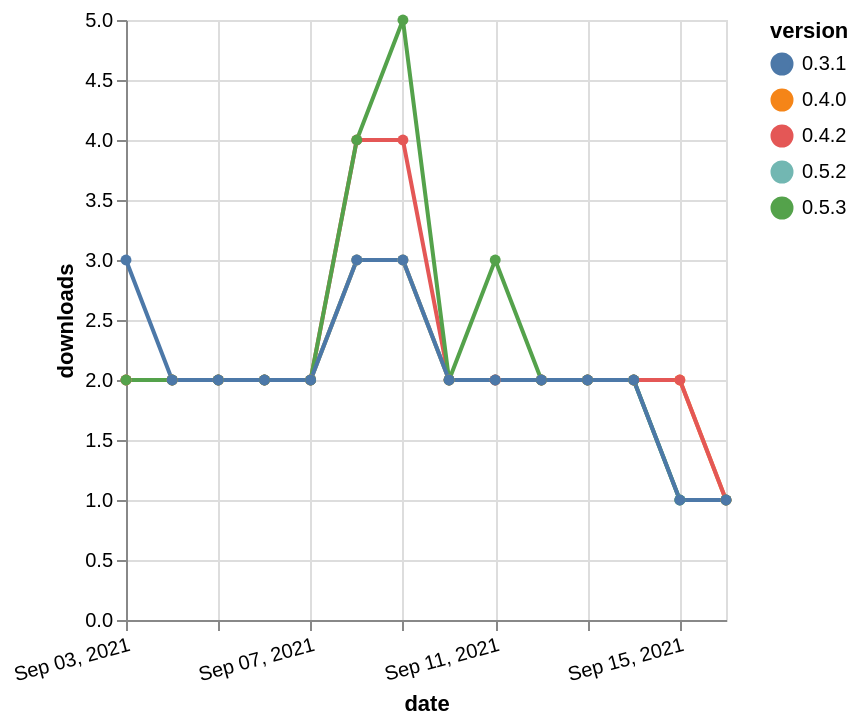

Express this chart as Vega-Lite.
### Vega-Lite specification from a JSON file in a GitHub repository (floating-point values rounded to 4 significant figures)
{"$schema": "https://vega.github.io/schema/vega-lite/v5.json", "description": "A simple bar chart with embedded data.", "data": {"values": [{"date": "2021-09-03", "total": 2522, "delta": 2, "version": "0.4.0"}, {"date": "2021-09-04", "total": 2524, "delta": 2, "version": "0.4.0"}, {"date": "2021-09-05", "total": 2526, "delta": 2, "version": "0.4.0"}, {"date": "2021-09-06", "total": 2528, "delta": 2, "version": "0.4.0"}, {"date": "2021-09-07", "total": 2530, "delta": 2, "version": "0.4.0"}, {"date": "2021-09-08", "total": 2533, "delta": 3, "version": "0.4.0"}, {"date": "2021-09-09", "total": 2536, "delta": 3, "version": "0.4.0"}, {"date": "2021-09-10", "total": 2538, "delta": 2, "version": "0.4.0"}, {"date": "2021-09-11", "total": 2540, "delta": 2, "version": "0.4.0"}, {"date": "2021-09-12", "total": 2542, "delta": 2, "version": "0.4.0"}, {"date": "2021-09-13", "total": 2544, "delta": 2, "version": "0.4.0"}, {"date": "2021-09-14", "total": 2546, "delta": 2, "version": "0.4.0"}, {"date": "2021-09-15", "total": 2548, "delta": 2, "version": "0.4.0"}, {"date": "2021-09-16", "total": 2549, "delta": 1, "version": "0.4.0"}, {"date": "2021-09-03", "total": 2505, "delta": 2, "version": "0.5.2"}, {"date": "2021-09-04", "total": 2507, "delta": 2, "version": "0.5.2"}, {"date": "2021-09-05", "total": 2509, "delta": 2, "version": "0.5.2"}, {"date": "2021-09-06", "total": 2511, "delta": 2, "version": "0.5.2"}, {"date": "2021-09-07", "total": 2513, "delta": 2, "version": "0.5.2"}, {"date": "2021-09-08", "total": 2516, "delta": 3, "version": "0.5.2"}, {"date": "2021-09-09", "total": 2519, "delta": 3, "version": "0.5.2"}, {"date": "2021-09-10", "total": 2521, "delta": 2, "version": "0.5.2"}, {"date": "2021-09-11", "total": 2523, "delta": 2, "version": "0.5.2"}, {"date": "2021-09-12", "total": 2525, "delta": 2, "version": "0.5.2"}, {"date": "2021-09-13", "total": 2527, "delta": 2, "version": "0.5.2"}, {"date": "2021-09-14", "total": 2529, "delta": 2, "version": "0.5.2"}, {"date": "2021-09-15", "total": 2530, "delta": 1, "version": "0.5.2"}, {"date": "2021-09-16", "total": 2531, "delta": 1, "version": "0.5.2"}, {"date": "2021-09-03", "total": 2984, "delta": 2, "version": "0.4.2"}, {"date": "2021-09-04", "total": 2986, "delta": 2, "version": "0.4.2"}, {"date": "2021-09-05", "total": 2988, "delta": 2, "version": "0.4.2"}, {"date": "2021-09-06", "total": 2990, "delta": 2, "version": "0.4.2"}, {"date": "2021-09-07", "total": 2992, "delta": 2, "version": "0.4.2"}, {"date": "2021-09-08", "total": 2996, "delta": 4, "version": "0.4.2"}, {"date": "2021-09-09", "total": 3000, "delta": 4, "version": "0.4.2"}, {"date": "2021-09-10", "total": 3002, "delta": 2, "version": "0.4.2"}, {"date": "2021-09-11", "total": 3004, "delta": 2, "version": "0.4.2"}, {"date": "2021-09-12", "total": 3006, "delta": 2, "version": "0.4.2"}, {"date": "2021-09-13", "total": 3008, "delta": 2, "version": "0.4.2"}, {"date": "2021-09-14", "total": 3010, "delta": 2, "version": "0.4.2"}, {"date": "2021-09-15", "total": 3012, "delta": 2, "version": "0.4.2"}, {"date": "2021-09-16", "total": 3013, "delta": 1, "version": "0.4.2"}, {"date": "2021-09-03", "total": 21911, "delta": 2, "version": "0.5.3"}, {"date": "2021-09-04", "total": 21913, "delta": 2, "version": "0.5.3"}, {"date": "2021-09-05", "total": 21915, "delta": 2, "version": "0.5.3"}, {"date": "2021-09-06", "total": 21917, "delta": 2, "version": "0.5.3"}, {"date": "2021-09-07", "total": 21919, "delta": 2, "version": "0.5.3"}, {"date": "2021-09-08", "total": 21923, "delta": 4, "version": "0.5.3"}, {"date": "2021-09-09", "total": 21928, "delta": 5, "version": "0.5.3"}, {"date": "2021-09-10", "total": 21930, "delta": 2, "version": "0.5.3"}, {"date": "2021-09-11", "total": 21933, "delta": 3, "version": "0.5.3"}, {"date": "2021-09-12", "total": 21935, "delta": 2, "version": "0.5.3"}, {"date": "2021-09-13", "total": 21937, "delta": 2, "version": "0.5.3"}, {"date": "2021-09-14", "total": 21939, "delta": 2, "version": "0.5.3"}, {"date": "2021-09-15", "total": 21940, "delta": 1, "version": "0.5.3"}, {"date": "2021-09-16", "total": 21941, "delta": 1, "version": "0.5.3"}, {"date": "2021-09-03", "total": 2529, "delta": 3, "version": "0.3.1"}, {"date": "2021-09-04", "total": 2531, "delta": 2, "version": "0.3.1"}, {"date": "2021-09-05", "total": 2533, "delta": 2, "version": "0.3.1"}, {"date": "2021-09-06", "total": 2535, "delta": 2, "version": "0.3.1"}, {"date": "2021-09-07", "total": 2537, "delta": 2, "version": "0.3.1"}, {"date": "2021-09-08", "total": 2540, "delta": 3, "version": "0.3.1"}, {"date": "2021-09-09", "total": 2543, "delta": 3, "version": "0.3.1"}, {"date": "2021-09-10", "total": 2545, "delta": 2, "version": "0.3.1"}, {"date": "2021-09-11", "total": 2547, "delta": 2, "version": "0.3.1"}, {"date": "2021-09-12", "total": 2549, "delta": 2, "version": "0.3.1"}, {"date": "2021-09-13", "total": 2551, "delta": 2, "version": "0.3.1"}, {"date": "2021-09-14", "total": 2553, "delta": 2, "version": "0.3.1"}, {"date": "2021-09-15", "total": 2554, "delta": 1, "version": "0.3.1"}, {"date": "2021-09-16", "total": 2555, "delta": 1, "version": "0.3.1"}]}, "width": "container", "mark": {"type": "line", "point": {"filled": true}}, "encoding": {"x": {"field": "date", "type": "temporal", "timeUnit": "yearmonthdate", "title": "date", "axis": {"labelAngle": -15}}, "y": {"field": "delta", "type": "quantitative", "title": "downloads"}, "color": {"field": "version", "type": "nominal"}, "tooltip": {"field": "delta"}}}
